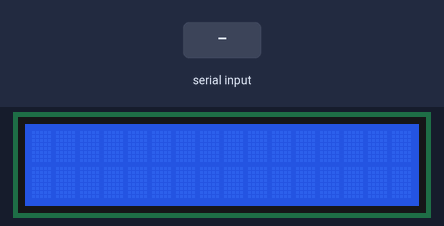
Recording of a sketch running on a simulated Arduino Uno, built with avr-gcc and run on an emulated ATmega328P. On the bench: 16×2 character LCD. The test bench sets the inputs (shaded band).

Above: at 1.2 s.
1.3 s: "A" received over Serial
At 2.5 s:
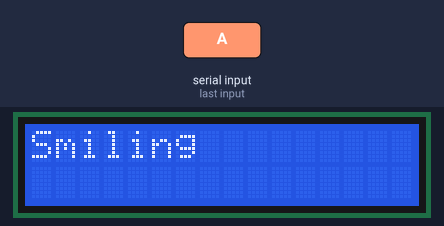
2.8 s: "B" received over Serial
At 3.7 s:
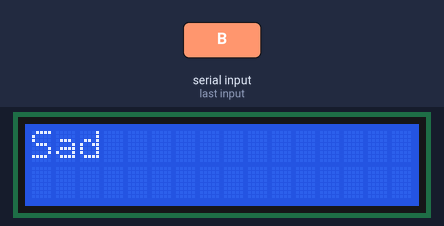
4.3 s: "N" received over Serial
At 4.9 s:
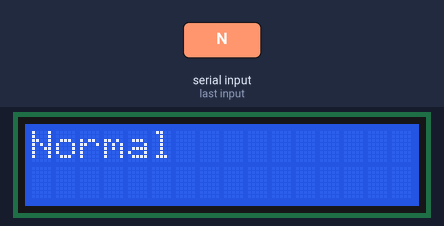
Timing chart, 0 to 7.3 s (numbered marks = the images above; inputs shaded):
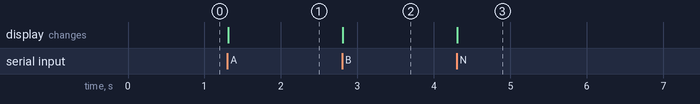

Measured:
- after the input at 1.3 s, the display: changes at once (image 1)
- after the input at 2.8 s, the display: changes at once (image 2)
- after the input at 4.3 s, the display: changes at once (image 3)

The sketch:

My_lcd.ino
```cpp
#include<LiquidCrystal_I2C.h>
LiquidCrystal_I2C lcd(0x27, 16, 2);
char incomingData;
void setup() {
  lcd.begin(16,2);
  lcd.backlight();
  Serial.begin(9600);
  lcd.setCursor(0,0);


}

void loop() {
  if(Serial.available()>0){
    incomingData = Serial.read();
    if (incomingData == 'A'){
      lcd.clear();
      lcd.setCursor(0,0);
      lcd.print("Smiling");
      }
      else if(incomingData == 'B')
      {  lcd.clear();
        lcd.setCursor(0,0);
        lcd.print("Sad");
      }
      else if (incomingData == 'N'){
         lcd.clear();
        lcd.setCursor(0,0);
        lcd.print("Normal");
      }
    }


}
```
